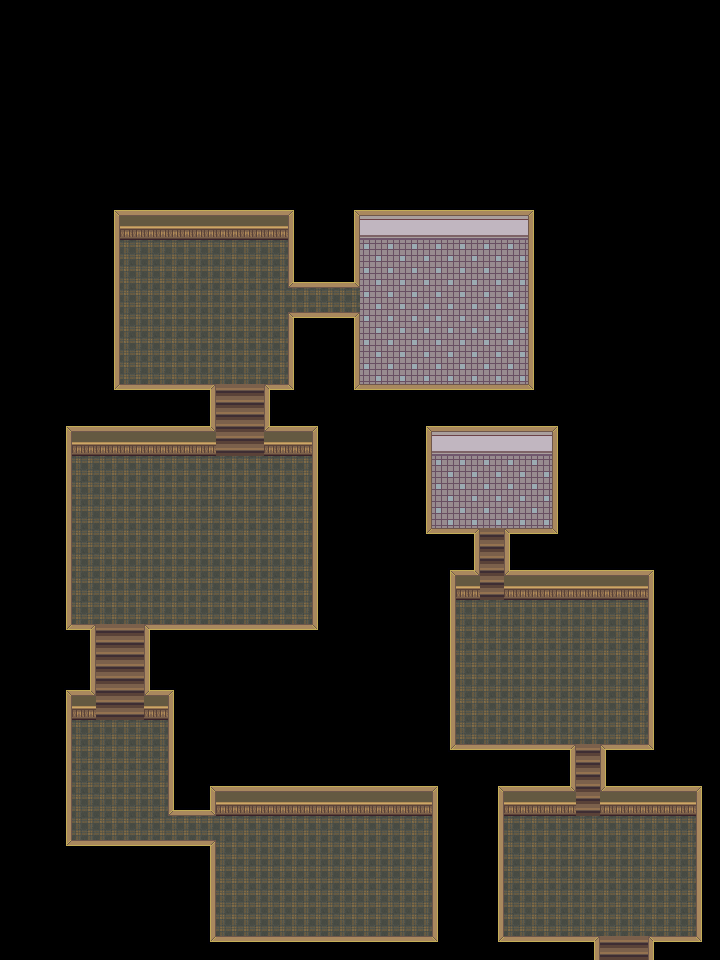

Tiled map render using the project's own tile images. Description and the whole map definition, tile-layer contents included, below:
An orthogonal 30x40 tile map with 24x24 px tiles, 2 tile layers (floor, walls).

<map version="1.10" tiledversion="1.12.2" orientation="orthogonal" renderorder="right-down" width="30" height="40" tilewidth="24" tileheight="24" infinite="0" nextlayerid="3" nextobjectid="1">
 <tileset firstgid="1" name="interior-2" tilewidth="24" tileheight="24" tilecount="30" columns="6">
  <image source="inside_tileset.png" width="144" height="120" />
 </tileset>
 <layer id="2" name="floor" width="30" height="40">
  <data encoding="csv">
0,0,0,0,0,0,0,0,0,0,0,0,0,0,0,0,0,0,0,0,0,0,0,0,0,0,0,0,0,0,
0,0,0,0,0,0,0,0,0,0,0,0,0,0,0,0,0,0,0,0,0,0,0,0,0,0,0,0,0,0,
0,0,0,0,0,0,0,0,0,0,0,0,0,0,0,0,0,0,0,0,0,0,0,0,0,0,0,0,0,0,
0,0,0,0,0,0,0,0,0,0,0,0,0,0,0,0,0,0,0,0,0,0,0,0,0,0,0,0,0,0,
0,0,0,0,0,0,0,0,0,0,0,0,0,0,0,0,0,0,0,0,0,0,0,0,0,0,0,0,0,0,
0,0,0,0,0,0,0,0,0,0,0,0,0,0,0,0,0,0,0,0,0,0,0,0,0,0,0,0,0,0,
0,0,0,0,0,0,0,0,0,0,0,0,0,0,0,0,0,0,0,0,0,0,0,0,0,0,0,0,0,0,
0,0,0,0,0,0,0,0,0,0,0,0,0,0,0,0,0,0,0,0,0,0,0,0,0,0,0,0,0,0,
0,0,0,0,0,0,0,0,0,0,0,0,0,0,0,0,0,0,0,0,0,0,0,0,0,0,0,0,0,0,
0,0,0,0,0,0,0,0,0,0,0,0,0,0,0,0,0,0,0,0,0,0,0,0,0,0,0,0,0,0,
0,0,0,0,0,3,3,3,3,3,3,3,0,0,0,25,25,25,25,25,25,25,0,0,0,0,0,0,0,0,
0,0,0,0,0,3,3,3,3,3,3,3,0,0,0,25,25,25,25,25,25,25,0,0,0,0,0,0,0,0,
0,0,0,0,0,3,3,3,3,3,3,3,3,3,3,25,25,25,25,25,25,25,0,0,0,0,0,0,0,0,
0,0,0,0,0,3,3,3,3,3,3,3,0,0,0,25,25,25,25,25,25,25,0,0,0,0,0,0,0,0,
0,0,0,0,0,3,3,3,3,3,3,3,0,0,0,25,25,25,25,25,25,25,0,0,0,0,0,0,0,0,
0,0,0,0,0,3,3,3,3,3,3,3,0,0,0,25,25,25,25,25,25,25,0,0,0,0,0,0,0,0,
0,0,0,0,0,0,0,0,0,21,21,0,0,0,0,0,0,0,0,0,0,0,0,0,0,0,0,0,0,0,
0,0,0,0,0,0,0,0,0,21,21,0,0,0,0,0,0,0,0,0,0,0,0,0,0,0,0,0,0,0,
0,0,0,0,0,0,0,0,0,21,21,0,0,0,0,0,0,0,0,0,0,0,0,0,0,0,0,0,0,0,
0,0,0,3,3,3,3,3,3,3,3,3,3,0,0,0,0,0,25,25,25,25,25,0,0,0,0,0,0,0,
0,0,0,3,3,3,3,3,3,3,3,3,3,0,0,0,0,0,25,25,25,25,25,0,0,0,0,0,0,0,
0,0,0,3,3,3,3,3,3,3,3,3,3,0,0,0,0,0,25,25,25,25,25,0,0,0,0,0,0,0,
0,0,0,3,3,3,3,3,3,3,3,3,3,0,0,0,0,0,0,0,21,0,0,0,0,0,0,0,0,0,
0,0,0,3,3,3,3,3,3,3,3,3,3,0,0,0,0,0,0,0,21,0,0,0,0,0,0,0,0,0,
0,0,0,3,3,3,3,3,3,3,3,3,3,0,0,0,0,0,0,0,21,0,0,0,0,0,0,0,0,0,
0,0,0,3,3,3,3,3,3,3,3,3,3,0,0,0,0,0,0,3,3,3,3,3,3,3,3,0,0,0,
0,0,0,0,21,21,0,0,0,0,0,0,0,0,0,0,0,0,0,3,3,3,3,3,3,3,3,0,0,0,
0,0,0,0,21,21,0,0,0,0,0,0,0,0,0,0,0,0,0,3,3,3,3,3,3,3,3,0,0,0,
0,0,0,0,21,21,0,0,0,0,0,0,0,0,0,0,0,0,0,3,3,3,3,3,3,3,3,0,0,0,
0,0,0,0,21,21,0,0,0,0,0,0,0,0,0,0,0,0,0,3,3,3,3,3,3,3,3,0,0,0,
0,0,0,3,3,3,3,0,0,0,0,0,0,0,0,0,0,0,0,3,3,3,3,3,3,3,3,0,0,0,
0,0,0,3,3,3,3,0,0,0,0,0,0,0,0,0,0,0,0,0,0,0,0,0,21,0,0,0,0,0,
0,0,0,3,3,3,3,0,0,0,0,0,0,0,0,0,0,0,0,0,0,0,0,0,21,0,0,0,0,0,
0,0,0,3,3,3,3,0,0,9,9,9,9,9,9,9,9,9,0,0,0,0,0,0,21,0,0,0,0,0,
0,0,0,3,3,3,3,3,3,3,3,3,3,3,3,3,3,3,0,0,0,3,3,3,3,3,3,3,3,0,
0,0,0,0,0,0,0,0,0,3,3,3,3,3,3,3,3,3,0,0,0,3,3,3,3,3,3,3,3,0,
0,0,0,0,0,0,0,0,0,3,3,3,3,3,3,3,3,3,0,0,0,3,3,3,3,3,3,3,3,0,
0,0,0,0,0,0,0,0,0,3,3,3,3,3,3,3,3,3,0,0,0,3,3,3,3,3,3,3,3,0,
0,0,0,0,0,0,0,0,0,3,3,3,3,3,3,3,3,3,0,0,0,3,3,3,3,3,3,3,3,0,
0,0,0,0,0,0,0,0,0,0,0,0,0,0,0,0,0,0,0,0,0,0,0,0,0,21,21,0,0,0
</data>
 </layer>
 <layer id="1" name="walls" width="30" height="40">
  <data encoding="csv">
0,0,0,0,0,0,0,0,0,0,0,0,0,0,0,0,0,0,0,0,0,0,0,0,0,0,0,0,0,0,
0,0,0,0,0,0,0,0,0,0,0,0,0,0,0,0,0,0,0,0,0,0,0,0,0,0,0,0,0,0,
0,0,0,0,0,0,0,0,0,0,0,0,0,0,0,0,0,0,0,0,0,0,0,0,0,0,0,0,0,0,
0,0,0,0,0,0,0,0,0,0,0,0,0,0,0,0,0,0,0,0,0,0,0,0,0,0,0,0,0,0,
0,0,0,0,0,0,0,0,0,0,0,0,0,0,0,0,0,0,0,0,0,0,0,0,0,0,0,0,0,0,
0,0,0,0,0,0,0,0,0,0,0,0,0,0,0,0,0,0,0,0,0,0,0,0,0,0,0,0,0,0,
0,0,0,0,0,0,0,0,0,0,0,0,0,0,0,0,0,0,0,0,0,0,0,0,0,0,0,0,0,0,
0,0,0,0,0,0,0,0,0,0,0,0,0,0,0,0,0,0,0,0,0,0,0,0,0,0,0,0,0,0,
0,0,0,0,2147483663,13,13,13,13,13,13,13,15,0,2147483663,13,13,13,13,13,13,13,15,0,0,0,0,0,0,0,
0,0,0,0,1610612749,9,9,9,9,9,9,9,2684354573,0,1610612749,19,19,19,19,19,19,19,2684354573,0,0,0,0,0,0,0,
0,0,0,0,1610612749,0,0,0,0,0,0,0,2684354573,0,1610612749,0,0,0,0,0,0,0,2684354573,0,0,0,0,0,0,0,
0,0,0,0,1610612749,0,0,0,0,0,0,0,14,13,2147483662,0,0,0,0,0,0,0,2684354573,0,0,0,0,0,0,0,
0,0,0,0,1610612749,0,0,0,0,0,0,0,0,0,0,0,0,0,0,0,0,0,2684354573,0,0,0,0,0,0,0,
0,0,0,0,1610612749,0,0,0,0,0,0,0,1073741838,1073741837,3221225486,0,0,0,0,0,0,0,2684354573,0,0,0,0,0,0,0,
0,0,0,0,1610612749,0,0,0,0,0,0,0,2684354573,0,1610612749,0,0,0,0,0,0,0,2684354573,0,0,0,0,0,0,0,
0,0,0,0,1610612749,0,0,0,0,0,0,0,2684354573,0,1610612749,0,0,0,0,0,0,0,2684354573,0,0,0,0,0,0,0,
0,0,0,0,536870927,3221225485,3221225485,3221225485,536870926,0,0,2684354574,2684354575,0,536870927,3221225485,3221225485,3221225485,3221225485,3221225485,3221225485,3221225485,2684354575,0,0,0,0,0,0,0,
0,0,2147483663,13,13,13,13,13,1610612750,0,0,14,13,15,0,0,0,2147483663,13,13,13,13,13,15,0,0,0,0,0,0,
0,0,1610612749,9,9,9,9,9,9,0,0,9,9,2684354573,0,0,0,1610612749,19,19,19,19,19,2684354573,0,0,0,0,0,0,
0,0,1610612749,0,0,0,0,0,0,0,0,0,0,2684354573,0,0,0,1610612749,0,0,0,0,0,2684354573,0,0,0,0,0,0,
0,0,1610612749,0,0,0,0,0,0,0,0,0,0,2684354573,0,0,0,1610612749,0,0,0,0,0,2684354573,0,0,0,0,0,0,
0,0,1610612749,0,0,0,0,0,0,0,0,0,0,2684354573,0,0,0,1610612749,0,0,0,0,0,2684354573,0,0,0,0,0,0,
0,0,1610612749,0,0,0,0,0,0,0,0,0,0,2684354573,0,0,0,536870927,3221225485,3221225486,0,1073741838,3221225485,2684354575,0,0,0,0,0,0,
0,0,1610612749,0,0,0,0,0,0,0,0,0,0,2684354573,0,0,0,0,2147483663,1610612750,0,3758096398,13,13,13,13,13,15,0,0,
0,0,1610612749,0,0,0,0,0,0,0,0,0,0,2684354573,0,0,0,0,1610612749,9,0,9,9,9,9,9,9,2684354573,0,0,
0,0,1610612749,0,0,0,0,0,0,0,0,0,0,2684354573,0,0,0,0,1610612749,0,0,0,0,0,0,0,0,2684354573,0,0,
0,0,536870927,3221225486,0,0,1073741838,3221225485,3221225485,3221225485,3221225485,3221225485,3221225485,2684354575,0,0,0,0,1610612749,0,0,0,0,0,0,0,0,2684354573,0,0,
0,0,0,536870925,0,0,2684354573,0,0,0,0,0,0,0,0,0,0,0,1610612749,0,0,0,0,0,0,0,0,2684354573,0,0,
0,0,2147483663,1610612750,0,0,3758096398,15,0,0,0,0,0,0,0,0,0,0,1610612749,0,0,0,0,0,0,0,0,2684354573,0,0,
0,0,1610612749,9,0,0,9,2684354573,0,0,0,0,0,0,0,0,0,0,1610612749,0,0,0,0,0,0,0,0,2684354573,0,0,
0,0,1610612749,0,0,0,0,2684354573,0,0,0,0,0,0,0,0,0,0,1610612749,0,0,0,0,0,0,0,0,2684354573,0,0,
0,0,1610612749,0,0,0,0,2684354573,0,0,0,0,0,0,0,0,0,0,536870927,1073741837,3221225485,3221225485,3221225485,3221225486,0,1073741838,3221225485,2684354575,0,0,
0,0,1610612749,0,0,0,0,2684354573,2147483663,13,13,13,13,13,13,13,13,13,15,0,2147483663,13,13,1610612750,0,3758096398,13,13,13,15,
0,0,1610612749,0,0,0,0,14,2147483662,0,0,0,0,0,0,0,0,0,3758096397,0,1610612749,9,9,9,0,9,9,9,9,2684354573,
0,0,536870925,0,0,0,0,0,0,0,0,0,0,0,0,0,0,0,3758096397,0,1610612749,0,0,0,0,0,0,0,0,2684354573,
0,0,3221225487,1073741837,1073741837,1073741837,1073741837,1073741837,3221225486,0,0,0,0,0,0,0,0,0,3758096397,0,1610612749,0,0,0,0,0,0,0,0,2684354573,
0,0,0,0,0,0,0,0,1610612749,0,0,0,0,0,0,0,0,0,3758096397,0,1610612749,0,0,0,0,0,0,0,0,2684354573,
0,0,0,0,0,0,0,0,1610612749,0,0,0,0,0,0,0,0,0,3758096397,0,1610612749,0,0,0,0,0,0,0,0,2684354573,
0,0,0,0,0,0,0,0,1610612749,0,0,0,0,0,0,0,0,0,3758096397,0,1610612749,0,0,0,0,0,0,0,0,2684354573,
0,0,0,0,0,0,0,0,536870927,1073741837,1073741837,1073741837,1073741837,1073741837,1073741837,1073741837,1073741837,1073741837,2684354575,0,536870927,3221225485,3221225485,3221225485,536870926,0,0,2684354574,3221225485,2684354575
</data>
 </layer>
</map>
